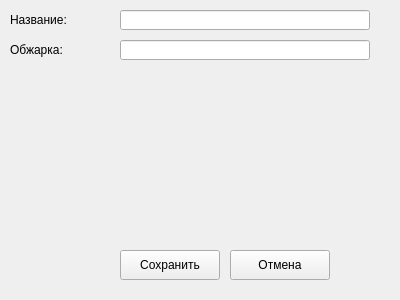
<?xml version="1.0" encoding="UTF-8"?>
<ui version="4.0">
 <class>AddEditCoffeeForm</class>
 <widget class="QWidget" name="AddEditCoffeeForm">
  <property name="geometry">
   <rect>
    <x>0</x>
    <y>0</y>
    <width>400</width>
    <height>300</height>
   </rect>
  </property>
  <property name="windowTitle">
   <string>Добавить/Изменить кофе</string>
  </property>
  <widget class="QLabel" name="label_name">
   <property name="text">
    <string>Название:</string>
   </property>
   <property name="geometry">
    <rect>
     <x>10</x>
     <y>10</y>
     <width>100</width>
     <height>20</height>
    </rect>
   </property>
  </widget>
  <widget class="QLineEdit" name="lineEdit_name">
   <property name="geometry">
    <rect>
     <x>120</x>
     <y>10</y>
     <width>250</width>
     <height>20</height>
    </rect>
   </property>
  </widget>
  <widget class="QLabel" name="label_roast">
   <property name="text">
    <string>Обжарка:</string>
   </property>
   <property name="geometry">
    <rect>
     <x>10</x>
     <y>40</y>
     <width>100</width>
     <height>20</height>
    </rect>
   </property>
  </widget>
  <widget class="QLineEdit" name="lineEdit_roast">
   <property name="geometry">
    <rect>
     <x>120</x>
     <y>40</y>
     <width>250</width>
     <height>20</height>
    </rect>
   </property>
  </widget>
  <widget class="QPushButton" name="button_save">
   <property name="text">
    <string>Сохранить</string>
   </property>
   <property name="geometry">
    <rect>
     <x>120</x>
     <y>250</y>
     <width>100</width>
     <height>30</height>
    </rect>
   </property>
  </widget>
  <widget class="QPushButton" name="button_cancel">
   <property name="text">
    <string>Отмена</string>
   </property>
   <property name="geometry">
    <rect>
     <x>230</x>
     <y>250</y>
     <width>100</width>
     <height>30</height>
    </rect>
   </property>
  </widget>
 </widget>
</ui>
